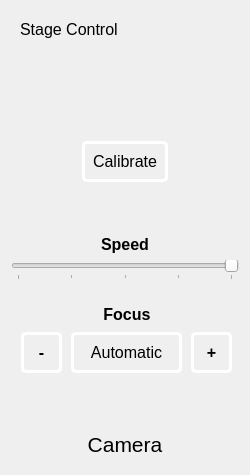
           <widget class="QWidget" name="stageControlContainer" native="true">
            <property name="minimumSize">
             <size>
              <width>250</width>
              <height>400</height>
             </size>
            </property>
            <property name="maximumSize">
             <size>
              <width>250</width>
              <height>16777215</height>
             </size>
            </property>
            <property name="styleSheet">
             <string notr="true">border-radius: 10px;</string>
            </property>
            <layout class="QVBoxLayout" name="verticalLayout_2">
             <property name="bottomMargin">
              <number>9</number>
             </property>
             <item>
              <widget class="QFrame" name="frame_11">
               <property name="font">
                <font>
                 <pointsize>12</pointsize>
                </font>
               </property>
               <property name="frameShape">
                <enum>QFrame::StyledPanel</enum>
               </property>
               <property name="frameShadow">
                <enum>QFrame::Raised</enum>
               </property>
               <layout class="QHBoxLayout" name="horizontalLayout_12">
                <item alignment="Qt::AlignLeft">
                 <widget class="QLabel" name="label_2">
                  <property name="font">
                   <font>
                    <pointsize>12</pointsize>
                   </font>
                  </property>
                  <property name="text">
                   <string>Stage Control</string>
                  </property>
                 </widget>
                </item>
               </layout>
              </widget>
             </item>
             <item>
              <spacer name="verticalSpacer">
               <property name="orientation">
                <enum>Qt::Vertical</enum>
               </property>
               <property name="sizeHint" stdset="0">
                <size>
                 <width>20</width>
                 <height>40</height>
                </size>
               </property>
              </spacer>
             </item>
             <item>
              <widget class="QFrame" name="frame_9">
               <property name="sizePolicy">
                <sizepolicy hsizetype="Preferred" vsizetype="Preferred">
                 <horstretch>0</horstretch>
                 <verstretch>0</verstretch>
                </sizepolicy>
               </property>
               <property name="frameShape">
                <enum>QFrame::StyledPanel</enum>
               </property>
               <property name="frameShadow">
                <enum>QFrame::Raised</enum>
               </property>
               <layout class="QVBoxLayout" name="verticalLayout_4">
                <item alignment="Qt::AlignHCenter">
                 <widget class="QPushButton" name="upArrow">
                  <property name="text">
                   <string/>
                  </property>
                  <property name="icon">
                   <iconset>
                    <normaloff>:/icons/Icons/arrow-up-circle.svg</normaloff>:/icons/Icons/arrow-up-circle.svg</iconset>
                  </property>
                  <property name="iconSize">
                   <size>
                    <width>48</width>
                    <height>48</height>
                   </size>
                  </property>
                 </widget>
                </item>
               </layout>
              </widget>
             </item>
             <item>
              <widget class="QFrame" name="frame_10">
               <property name="frameShape">
                <enum>QFrame::StyledPanel</enum>
               </property>
               <property name="frameShadow">
                <enum>QFrame::Raised</enum>
               </property>
               <layout class="QHBoxLayout" name="horizontalLayout_9">
                <item alignment="Qt::AlignLeft">
                 <widget class="QPushButton" name="leftArrow">
                  <property name="text">
                   <string/>
                  </property>
                  <property name="icon">
                   <iconset>
                    <normaloff>:/icons/Icons/arrow-left-circle.svg</normaloff>:/icons/Icons/arrow-left-circle.svg</iconset>
                  </property>
                  <property name="iconSize">
                   <size>
                    <width>48</width>
                    <height>48</height>
                   </size>
                  </property>
                 </widget>
                </item>
                <item>
                 <widget class="QPushButton" name="stage_stop_button">
                  <property name="enabled">
                   <bool>true</bool>
                  </property>
                  <property name="font">
                   <font>
                    <pointsize>12</pointsize>
                    <weight>50</weight>
                    <bold>false</bold>
                   </font>
                  </property>
                  <property name="styleSheet">
                   <string notr="true">border: 3px solid #ffffff;  /* Border color */
background-color: transparent;
padding: 8px;
border-radius: 5px;</string>
                  </property>
                  <property name="text">
                   <string>Calibrate</string>
                  </property>
                 </widget>
                </item>
                <item alignment="Qt::AlignRight">
                 <widget class="QPushButton" name="rightArrow">
                  <property name="text">
                   <string/>
                  </property>
                  <property name="icon">
                   <iconset>
                    <normaloff>:/icons/Icons/arrow-right-circle.svg</normaloff>:/icons/Icons/arrow-right-circle.svg</iconset>
                  </property>
                  <property name="iconSize">
                   <size>
                    <width>48</width>
                    <height>48</height>
                   </size>
                  </property>
                 </widget>
                </item>
               </layout>
              </widget>
             </item>
             <item>
              <widget class="QFrame" name="frame_8">
               <property name="frameShape">
                <enum>QFrame::StyledPanel</enum>
               </property>
               <property name="frameShadow">
                <enum>QFrame::Raised</enum>
               </property>
               <layout class="QHBoxLayout" name="horizontalLayout_10">
                <item alignment="Qt::AlignHCenter">
                 <widget class="QPushButton" name="downArrow">
                  <property name="text">
                   <string/>
                  </property>
                  <property name="icon">
                   <iconset>
                    <normaloff>:/icons/Icons/arrow-down-circle.svg</normaloff>:/icons/Icons/arrow-down-circle.svg</iconset>
                  </property>
                  <property name="iconSize">
                   <size>
                    <width>48</width>
                    <height>48</height>
                   </size>
                  </property>
                 </widget>
                </item>
               </layout>
              </widget>
             </item>
             <item>
              <widget class="QLabel" name="label">
               <property name="font">
                <font>
                 <pointsize>12</pointsize>
                 <weight>75</weight>
                 <bold>true</bold>
                </font>
               </property>
               <property name="text">
                <string>Speed</string>
               </property>
               <property name="alignment">
                <set>Qt::AlignCenter</set>
               </property>
              </widget>
             </item>
             <item>
              <widget class="QSlider" name="speed_slider">
               <property name="minimum">
                <number>1</number>
               </property>
               <property name="maximum">
                <number>5</number>
               </property>
               <property name="sliderPosition">
                <number>1</number>
               </property>
               <property name="orientation">
                <enum>Qt::Horizontal</enum>
               </property>
               <property name="invertedAppearance">
                <bool>true</bool>
               </property>
               <property name="tickPosition">
                <enum>QSlider::TicksBelow</enum>
               </property>
               <property name="tickInterval">
                <number>1</number>
               </property>
              </widget>
             </item>
             <item>
              <widget class="QFrame" name="frame_14">
               <property name="minimumSize">
                <size>
                 <width>0</width>
                 <height>40</height>
                </size>
               </property>
               <property name="frameShape">
                <enum>QFrame::StyledPanel</enum>
               </property>
               <property name="frameShadow">
                <enum>QFrame::Raised</enum>
               </property>
               <widget class="QLabel" name="label_8">
                <property name="geometry">
                 <rect>
                  <x>0</x>
                  <y>18</y>
                  <width>232</width>
                  <height>21</height>
                 </rect>
                </property>
                <property name="font">
                 <font>
                  <pointsize>12</pointsize>
                  <weight>75</weight>
                  <bold>true</bold>
                 </font>
                </property>
                <property name="text">
                 <string>Focus</string>
                </property>
                <property name="alignment">
                 <set>Qt::AlignCenter</set>
                </property>
               </widget>
              </widget>
             </item>
             <item>
              <widget class="QFrame" name="frame_12">
               <property name="sizePolicy">
                <sizepolicy hsizetype="Preferred" vsizetype="Fixed">
                 <horstretch>0</horstretch>
                 <verstretch>0</verstretch>
                </sizepolicy>
               </property>
               <property name="minimumSize">
                <size>
                 <width>0</width>
                 <height>45</height>
                </size>
               </property>
               <property name="frameShape">
                <enum>QFrame::StyledPanel</enum>
               </property>
               <property name="frameShadow">
                <enum>QFrame::Raised</enum>
               </property>
               <widget class="QPushButton" name="focus_button_auto">
                <property name="geometry">
                 <rect>
                  <x>60</x>
                  <y>0</y>
                  <width>111</width>
                  <height>41</height>
                 </rect>
                </property>
                <property name="font">
                 <font>
                  <pointsize>12</pointsize>
                 </font>
                </property>
                <property name="styleSheet">
                 <string notr="true">border: 3px solid #ffffff;  /* Border color */
background-color: transparent;
padding: 8px;
border-radius: 5px;</string>
                </property>
                <property name="text">
                 <string>Automatic</string>
                </property>
                <property name="iconSize">
                 <size>
                  <width>16</width>
                  <height>16</height>
                 </size>
                </property>
                <property name="checkable">
                 <bool>true</bool>
                </property>
               </widget>
               <widget class="QPushButton" name="focus_button_min">
                <property name="geometry">
                 <rect>
                  <x>10</x>
                  <y>0</y>
                  <width>41</width>
                  <height>41</height>
                 </rect>
                </property>
                <property name="font">
                 <font>
                  <pointsize>12</pointsize>
                  <weight>75</weight>
                  <bold>true</bold>
                 </font>
                </property>
                <property name="styleSheet">
                 <string notr="true">border: 3px solid #ffffff;  /* Border color */
background-color: transparent;
padding: 8px;
border-radius: 5px;</string>
                </property>
                <property name="text">
                 <string>-</string>
                </property>
               </widget>
               <widget class="QPushButton" name="focus_button_plus">
                <property name="geometry">
                 <rect>
                  <x>180</x>
                  <y>0</y>
                  <width>41</width>
                  <height>41</height>
                 </rect>
                </property>
                <property name="font">
                 <font>
                  <pointsize>12</pointsize>
                  <weight>75</weight>
                  <bold>true</bold>
                 </font>
                </property>
                <property name="styleSheet">
                 <string notr="true">border: 3px solid #ffffff;  /* Border color */
background-color: transparent;
padding: 8px;
border-radius: 5px;</string>
                </property>
                <property name="text">
                 <string>+</string>
                </property>
               </widget>
              </widget>
             </item>
             <item>
              <spacer name="verticalSpacer_2">
               <property name="orientation">
                <enum>Qt::Vertical</enum>
               </property>
               <property name="sizeType">
                <enum>QSizePolicy::Fixed</enum>
               </property>
               <property name="sizeHint" stdset="0">
                <size>
                 <width>40</width>
                 <height>20</height>
                </size>
               </property>
              </spacer>
             </item>
             <item>
              <widget class="QFrame" name="frame_4">
               <property name="frameShape">
                <enum>QFrame::StyledPanel</enum>
               </property>
               <property name="frameShadow">
                <enum>QFrame::Raised</enum>
               </property>
               <layout class="QVBoxLayout" name="verticalLayout_3">
                <property name="spacing">
                 <number>6</number>
                </property>
                <property name="leftMargin">
                 <number>9</number>
                </property>
                <property name="topMargin">
                 <number>9</number>
                </property>
                <property name="rightMargin">
                 <number>9</number>
                </property>
                <property name="bottomMargin">
                 <number>9</number>
                </property>
                <item>
                 <widget class="QPushButton" name="cameraButton">
                  <property name="toolTip">
                   <string>Camera</string>
                  </property>
                  <property name="text">
                   <string/>
                  </property>
                  <property name="icon">
                   <iconset>
                    <normaloff>:/icons/Icons/camera.svg</normaloff>:/icons/Icons/camera.svg</iconset>
                  </property>
                  <property name="iconSize">
                   <size>
                    <width>48</width>
                    <height>48</height>
                   </size>
                  </property>
                 </widget>
                </item>
                <item>
                 <widget class="QLabel" name="cameraLabel">
                  <property name="font">
                   <font>
                    <pointsize>16</pointsize>
                    <weight>50</weight>
                    <bold>false</bold>
                   </font>
                  </property>
                  <property name="text">
                   <string>Camera</string>
                  </property>
                  <property name="alignment">
                   <set>Qt::AlignHCenter|Qt::AlignTop</set>
                  </property>
                 </widget>
                </item>
               </layout>
              </widget>
             </item>
            </layout>
           </widget>
